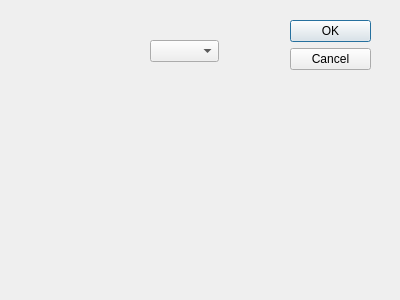
<?xml version="1.0" encoding="UTF-8"?>
<ui version="4.0">
 <class>MyClipDialog</class>
 <widget class="QDialog" name="MyClipDialog">
  <property name="geometry">
   <rect>
    <x>0</x>
    <y>0</y>
    <width>400</width>
    <height>300</height>
   </rect>
  </property>
  <property name="windowTitle">
   <string>Dialog</string>
  </property>
  <widget class="QDialogButtonBox" name="buttonBox">
   <property name="geometry">
    <rect>
     <x>290</x>
     <y>20</y>
     <width>81</width>
     <height>241</height>
    </rect>
   </property>
   <property name="orientation">
    <enum>Qt::Vertical</enum>
   </property>
   <property name="standardButtons">
    <set>QDialogButtonBox::Cancel|QDialogButtonBox::Ok</set>
   </property>
  </widget>
  <widget class="QComboBox" name="comboBox">
   <property name="geometry">
    <rect>
     <x>150</x>
     <y>40</y>
     <width>69</width>
     <height>22</height>
    </rect>
   </property>
  </widget>
 </widget>
 <resources/>
 <connections>
  <connection>
   <sender>buttonBox</sender>
   <signal>accepted()</signal>
   <receiver>MyClipDialog</receiver>
   <slot>accept()</slot>
   <hints>
    <hint type="sourcelabel">
     <x>248</x>
     <y>254</y>
    </hint>
    <hint type="destinationlabel">
     <x>157</x>
     <y>274</y>
    </hint>
   </hints>
  </connection>
  <connection>
   <sender>buttonBox</sender>
   <signal>rejected()</signal>
   <receiver>MyClipDialog</receiver>
   <slot>reject()</slot>
   <hints>
    <hint type="sourcelabel">
     <x>316</x>
     <y>260</y>
    </hint>
    <hint type="destinationlabel">
     <x>286</x>
     <y>274</y>
    </hint>
   </hints>
  </connection>
 </connections>
</ui>
